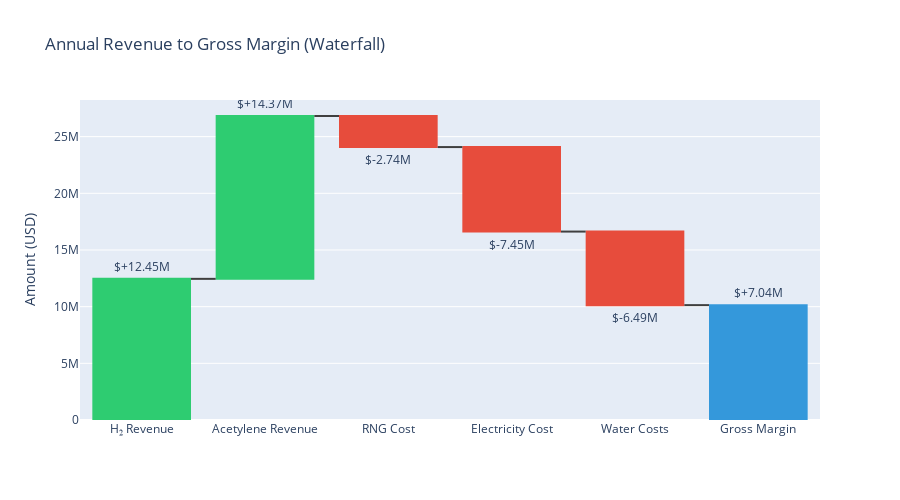

The code cell stored with this chart in its notebook:
### Code cell
# Create waterfall showing revenue to profit flow
categories = [
    'H₂ Revenue',
    'Acetylene Revenue',
    'RNG Cost',
    'Electricity Cost',
    'Water Costs',
    'Gross Margin'
]

values = [
    h2_revenue,
    cb_revenue,
    -rng_cost,
    -electricity_cost,
    -(cooling_water_cost + process_water_cost),
    0  # Will be calculated as total
]

fig = go.Figure(go.Waterfall(
    name="Annual Economics",
    orientation="v",
    measure=["relative", "relative", "relative", "relative", "relative", "total"],
    x=categories,
    y=values[:-1] + [gross_margin],
    text=[f'${v/1e6:+.2f}M' if v != 0 else f'${gross_margin/1e6:.2f}M' for v in values[:-1] + [gross_margin]],
    textposition="outside",
    connector={"line": {"color": "rgb(63, 63, 63)"}},
    increasing={"marker": {"color": "#2ecc71"}},
    decreasing={"marker": {"color": "#e74c3c"}},
    totals={"marker": {"color": "#3498db"}}
))

fig.update_layout(
    title="Annual Revenue to Gross Margin (Waterfall)",
    yaxis_title="Amount (USD)",
    showlegend=False,
    height=500
)

fig.show()

print(f"\n📊 Annual Economics Summary:")
print(f"   Total Revenue:        ${total_revenue/1e6:>6.2f}M")
print(f"   Variable Costs:       ${variable_opex/1e6:>6.2f}M")
print(f"   ─────────────────────────────────")
print(f"   Gross Margin:         ${gross_margin/1e6:>6.2f}M")
print(f"   Gross Margin %:       {gross_margin/total_revenue*100:>6.1f}%")
print(f"\n   Note: This excludes fixed costs (labor, maintenance, overhead)")

### Figure 1 — Plotly figure (JSON) as saved in the notebook; plotly's stock layout.template omitted (floating-point values rounded to 4 significant figures)
{"data": [{"connector": {"line": {"color": "rgb(63, 63, 63)"}}, "decreasing": {"marker": {"color": "#e74c3c"}}, "increasing": {"marker": {"color": "#2ecc71"}}, "measure": ["relative", "relative", "relative", "relative", "relative", "total"], "name": "Annual Economics", "orientation": "v", "text": ["$+12.45M", "$+14.37M", "$-2.74M", "$-7.45M", "$-6.49M", "$+7.04M"], "textposition": "outside", "totals": {"marker": {"color": "#3498db"}}, "type": "waterfall", "x": ["H₂ Revenue", "Acetylene Revenue", "RNG Cost", "Electricity Cost", "Water Costs", "Gross Margin"], "y": [12450000.0, 14370000.0, -2741000.0, -7455000.0, -6489909, 7037000.0]}], "layout": {"height": 500, "showlegend": false, "title": {"text": "Annual Revenue to Gross Margin (Waterfall)"}, "yaxis": {"title": {"text": "Amount (USD)"}}}}
